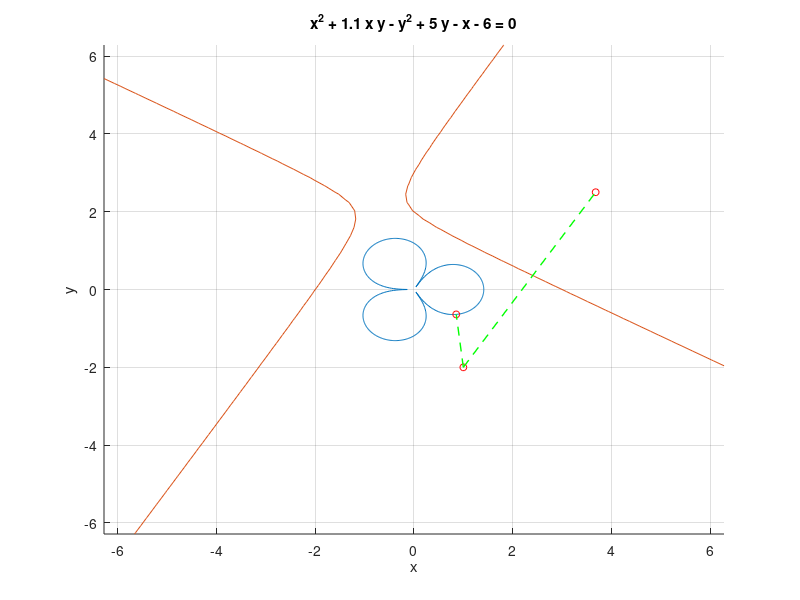

Reproduce this figure in MATLAB. (Note: this script raises an error after producing the figure.)
% Pavel Shago V1.7
%%  1
%{
eq_1 = @(x, y) y.^2-1.5.*x.*y + x.^2 - 3.*(y + cos(x)) + 3.*(x + sin(2.*y));
eq_2 = @(x, y) -y.^2 + 5.*x.^2 + 3.*x.*y.* cos(x.*y./2) - 7;
eq_comb = @(k) [eq_1(k(1), k(2)), eq_2(k(1), k(2))];
figure;
ezplot(eq_1, [-4 3 -2 4]);
hold on;
grid on;
ezplot(eq_2, [-4 3 -2 4]);
i_ps = [];

text(-3.5, 3.5, {'Выберите точки пересечения кривых',
 'кликая на графике.',
 'Для выхода из выбора нажмите Enter.',}, 'FontSize', 11);
[x, y, button] = ginput();

for i = 1:length(x)
  if button(i) == 13
    break;
  endif

  i_p = fsolve(eq_comb, [x(i), y(i)]);
  i_ps = [i_ps; i_p];
  plot(i_p(1), i_p(2), '*', 'MarkerSize', 10, 'Color', 'r');
  text(i_p(1), i_p(2), sprintf('%.10f, %.10f', i_p(1), i_p(2)),
  'FontSize', 13, 'VerticalAlignment', 'bottom');
end
%}

%%  2
%{
sum = 0;
x = [10 11 3*pi/2];
n = 100000;
format long;
for i = 1:3
  for k = 1:n
    sum += -(1)^(k+1) * sin(k * x(i))/(pi * k);
  end
  disp(sum);
  sum = 0;
end
%}

%%  3

eq_1 = @(theta) sqrt(2.*abs(cos(1.5.*theta)));
eq_2 = @(x, y) x.^2 + 1.1.*x.*y - y.^2 + 5.*y - x - 6;
a = [1, -2];

figure;
hold on;
ezpolar(eq_1, [0, 2*pi]);
grid on;
ezplot(eq_2);
plot(a(1), a(2), 'ro', 'MarkerSize', 5);

dist_y = @(x, y) ((((y-(5/2)).^2) / (1.1*x*y)) - a(2)).^2;
dist_x = @(x, y) ((((x - (1/2)).^2) / (1.1*x*y)) - a(1)).^2;
dist_comb = @(xy) sqrt(dist_x(xy(1), xy(2)) + dist_y(xy(1), xy(2)));
min_distance_point = fminunc(@(xy) dist_comb(xy), [1 1]);
disp(min_distance_point);
plot(min_distance_point(1), min_distance_point(2), 'ro', 'MarkerSize', 5);
plot([a(1), min_distance_point(1)], [a(2), min_distance_point(2)], 'g--', 'LineWidth', 1);

curve_points_x = @(theta) eq_1(theta) .* cos(theta);
curve_points_y = @(theta) eq_1(theta) .* sin(theta);
distances = @(theta) sqrt((curve_points_x(theta) - a(1)).^2 + (curve_points_y(theta) - a(2)).^2);
min_dist = fminunc(@(theta) distances(theta), 0);
min_dist_p = [curve_points_x(min_dist), curve_points_y(min_dist)];

plot(min_dist_p(1), min_dist_p(2), 'ro', 'MarkerSize', 5);
plot([a(1), min_dist_p(1)], [a(2), min_dist_p(2)], 'g--', 'LineWidth', 1);
text_p = [(a(1) + min_dist_p(1)) / 2; (a(2) + min_dist_p(2)) / 2];
text(text_p(1), text_p(2), ['Мин. расстояние: ', num2str(min_distance)], 'HorizontalAlignment', 'center');

